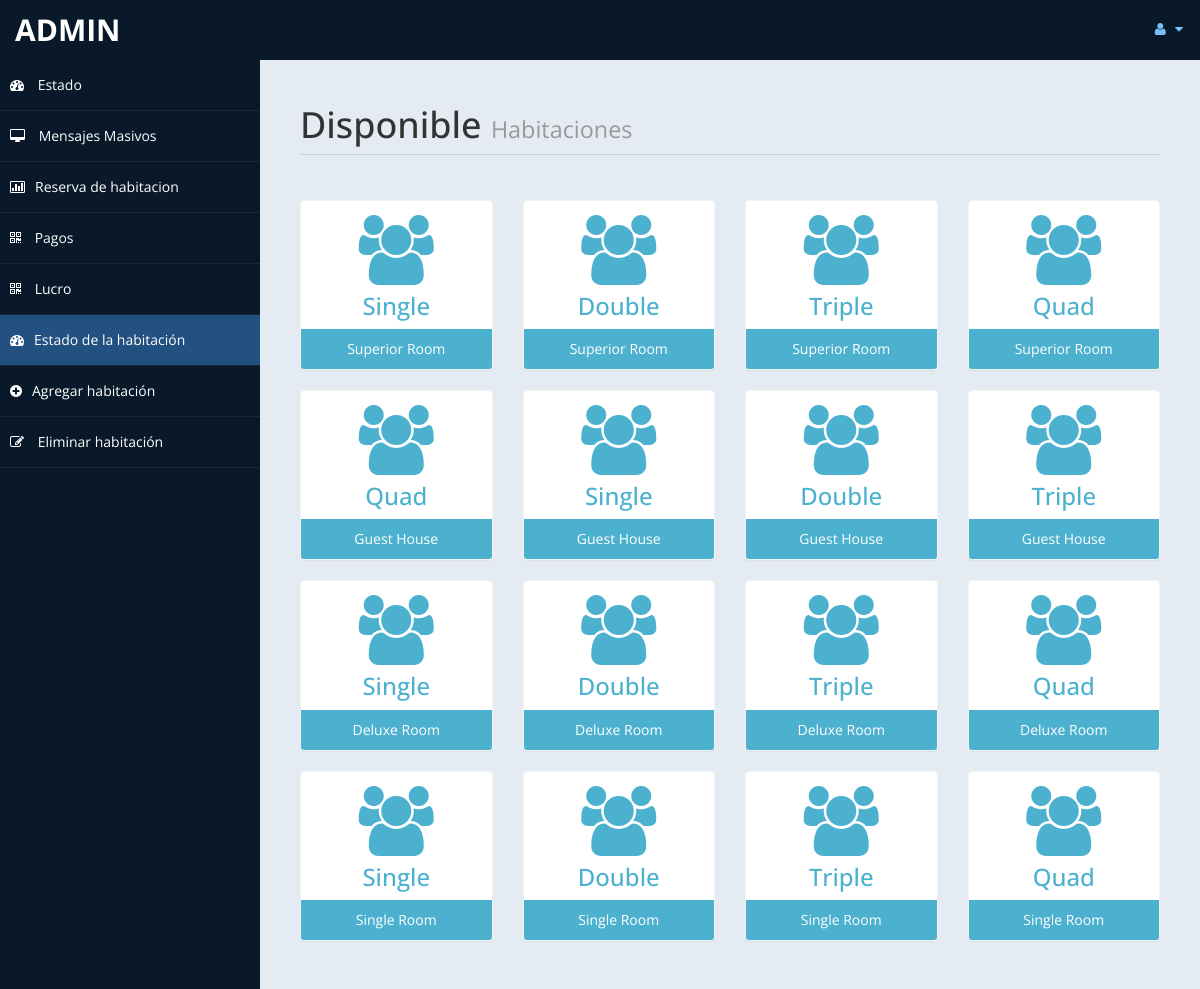
Before: /admin/settings.php (signed in) with the older database file.
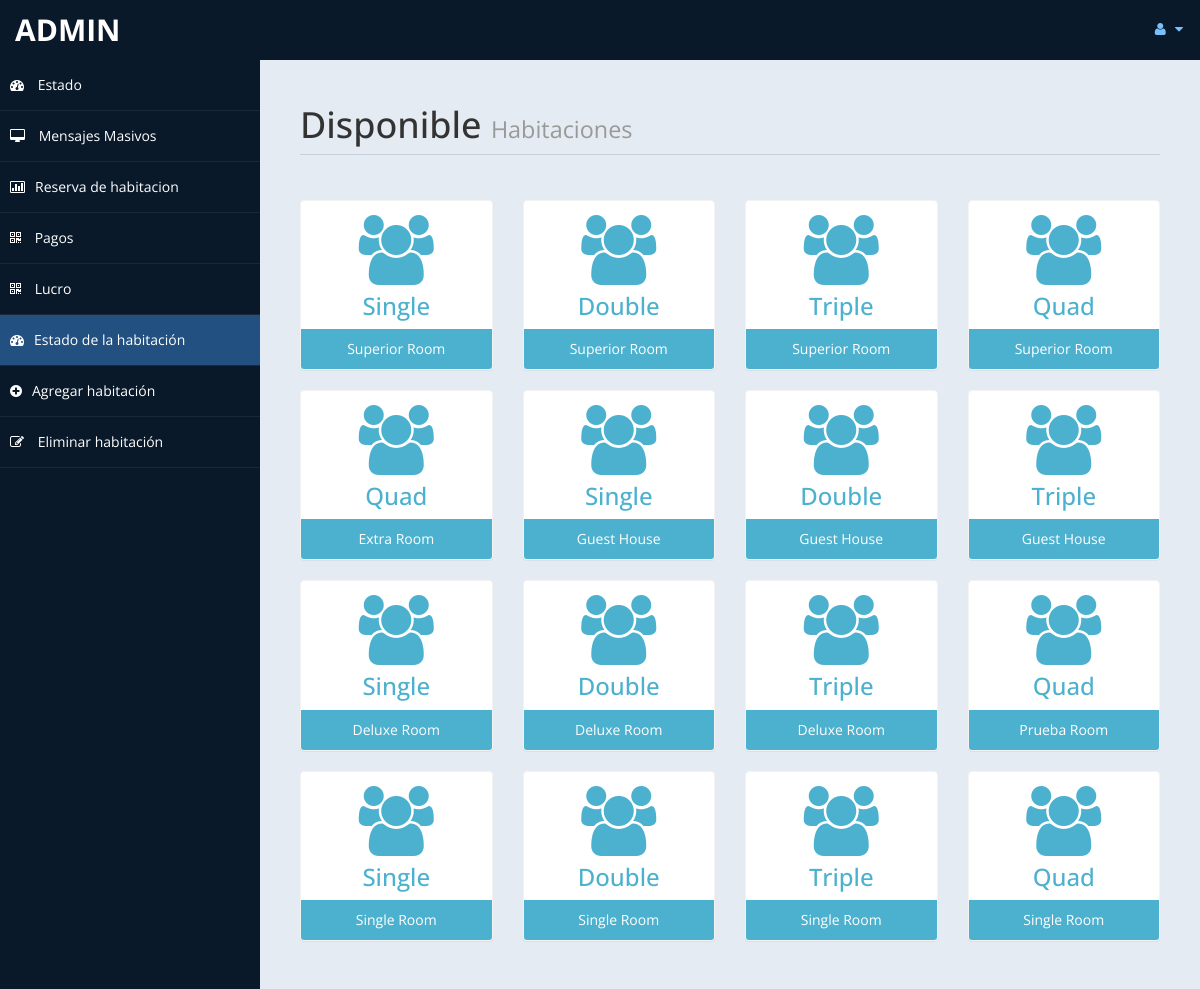
After: the same page with the newer database file.
### tables this page shows
CREATE TABLE `room` (
  `id` int(10) UNSIGNED NOT NULL,
  `type` varchar(15) DEFAULT NULL,
  `bedding` varchar(10) DEFAULT NULL,
  `place` varchar(10) DEFAULT NULL,
  `cusid` int(11) DEFAULT NULL,
  `precio` int(12) DEFAULT NULL
);

### admin/settings.php (the view, shortened to what this page needs)
<!DOCTYPE html>
<html xmlns="http://www.w3.org/1999/xhtml">
<head>
    <link href="assets/css/bootstrap.css" rel="stylesheet" />
    <link href="assets/css/font-awesome.css" rel="stylesheet" />
    <link href="assets/css/custom-styles.css" rel="stylesheet" />
</head>
<body>
    <div id="wrapper">
        <nav class="navbar navbar-default top-navbar" role="navigation">
            <div class="navbar-header">
                <a class="navbar-brand" href="home.php">ADMIN </a>
            </div>
            <ul class="nav navbar-top-links navbar-right">
                <li class="dropdown">
                    <a class="dropdown-toggle" data-toggle="dropdown" href="#" aria-expanded="false">
                        <i class="fa fa-user fa-fw"></i> <i class="fa fa-caret-down"></i>
                    </a>
                </li>
            </ul>
        </nav>
        <nav class="navbar-default navbar-side" role="navigation">
            <div class="sidebar-collapse">
                <ul class="nav" id="main-menu">
                <li>
                        <a href="home.php"><i class="fa fa-dashboard"></i> Estado</a>
                    </li>
                    <li>
                        <a  href="messages.php"><i class="fa fa-desktop"></i> Mensajes Masivos</a>
                    </li>
					<li>
                        <a href="roombook.php"><i class="fa fa-bar-chart-o"></i>Reserva de habitacion</a>
                    </li>
                    <li>
                        <a class="payment-menu" href="payment.php"><i class="fa fa-qrcode"></i> Pagos</a>
                    </li>
                    <li>
                        <a  href="profit.php"><i class="fa fa-qrcode"></i> Lucro</a>
                    </li>
                    <li>
                        <a class="active-menu" href="settings.php"><i class="fa fa-dashboard"></i>Estado de la habitación</a>
                    </li>
					<li>
                        <a  href="room.php"><i class="fa fa-plus-circle"></i>Agregar habitación</a>
                    </li>
                    <li>
                        <a   href="roomdel.php"><i class="fa fa-pencil-square-o"></i> Eliminar habitación</a>
                    </li>
            </div>
        </nav>
        <div id="page-wrapper" >
            <div id="page-inner">
			 <div class="row">
                    <div class="col-md-12">
                        <h1 class="page-header">
                           Disponible
 <small> Habitaciones</small>
                        </h1>
                    </div>
                </div>
            <?php
						include ('db.php');
						$sql = "select * from room";
						$re = mysqli_query($con,$sql)
				?>
                <div class="row">
				<?php
										while($row= mysqli_fetch_array($re))
										{
												$id = $row['place'];
											if($id == "NotFree")
											{
												echo"<div class='col-md-3 col-sm-12 col-xs-12'>
													<div class='panel panel-primary text-center no-boder bg-color-red'>
														<div class='panel-body'>
															<i class='fa fa-users fa-5x'></i>
															<h3>".$row['bedding']."</h3>
														</div>
														<div class='panel-footer back-footer-red'>
															".$row['type']."
														</div>
													</div>
												</div>";
											}
											else{
												echo"<div class='col-md-3 col-sm-12 col-xs-12'>
													<div class='panel panel-primary text-center no-boder bg-color-blue'>
														<div class='panel-body'>
															<i class='fa fa-users fa-5x'></i>
															<h3>".$row['bedding']."</h3>
														</div>
														<div class='panel-footer back-footer-blue'>
															".$row['type']."
														</div>
													</div>
												</div>";
											}
										}
									?>
                </div>
            </div>
        </div>
</body>
</html>

Changed rows visible on the page:
changed room: type "Guest House" → "Extra Room"
changed room: type "Deluxe Room" → "Prueba Room"
